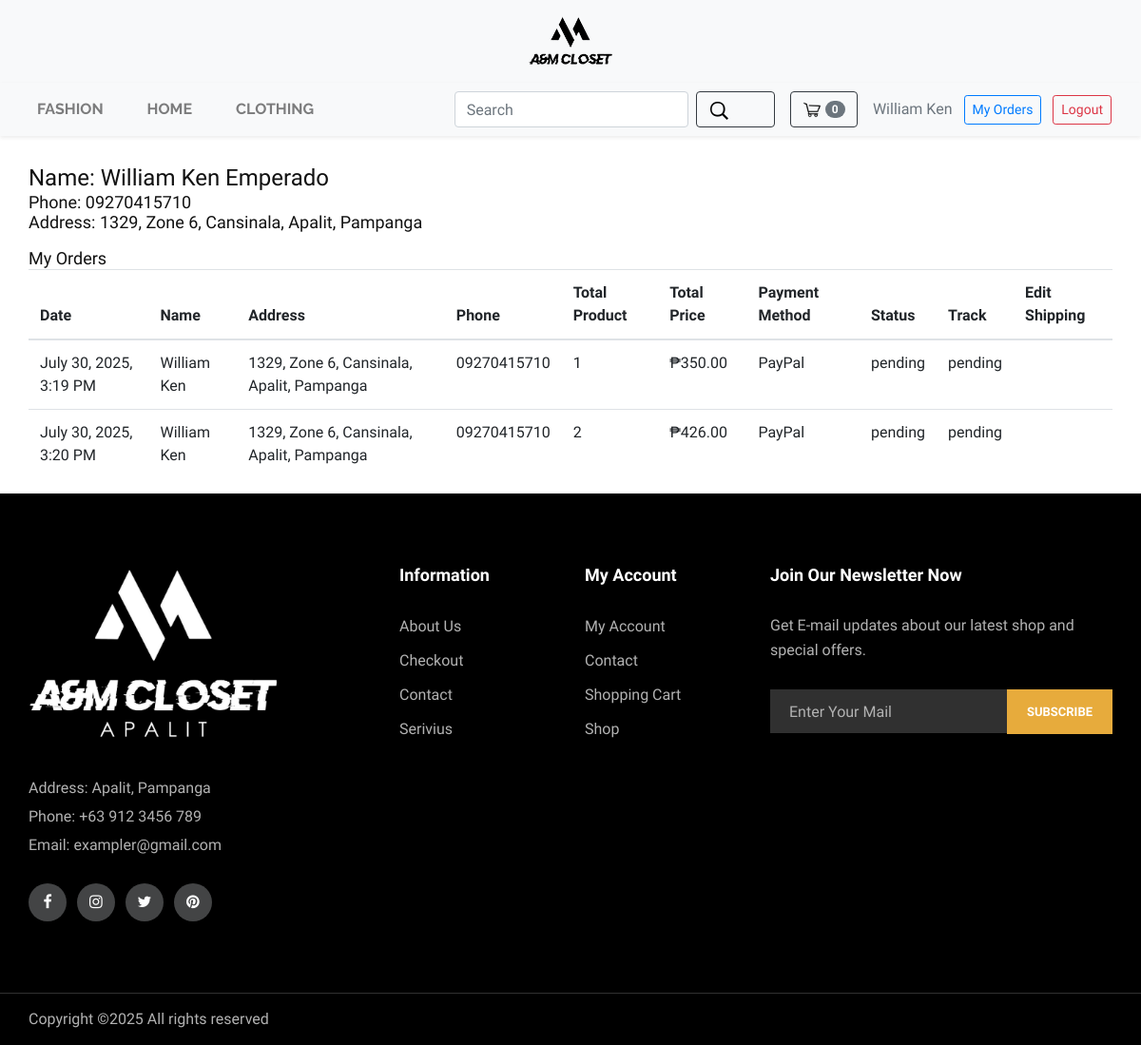
Page /profile.php (signed in) on the earlier database version.
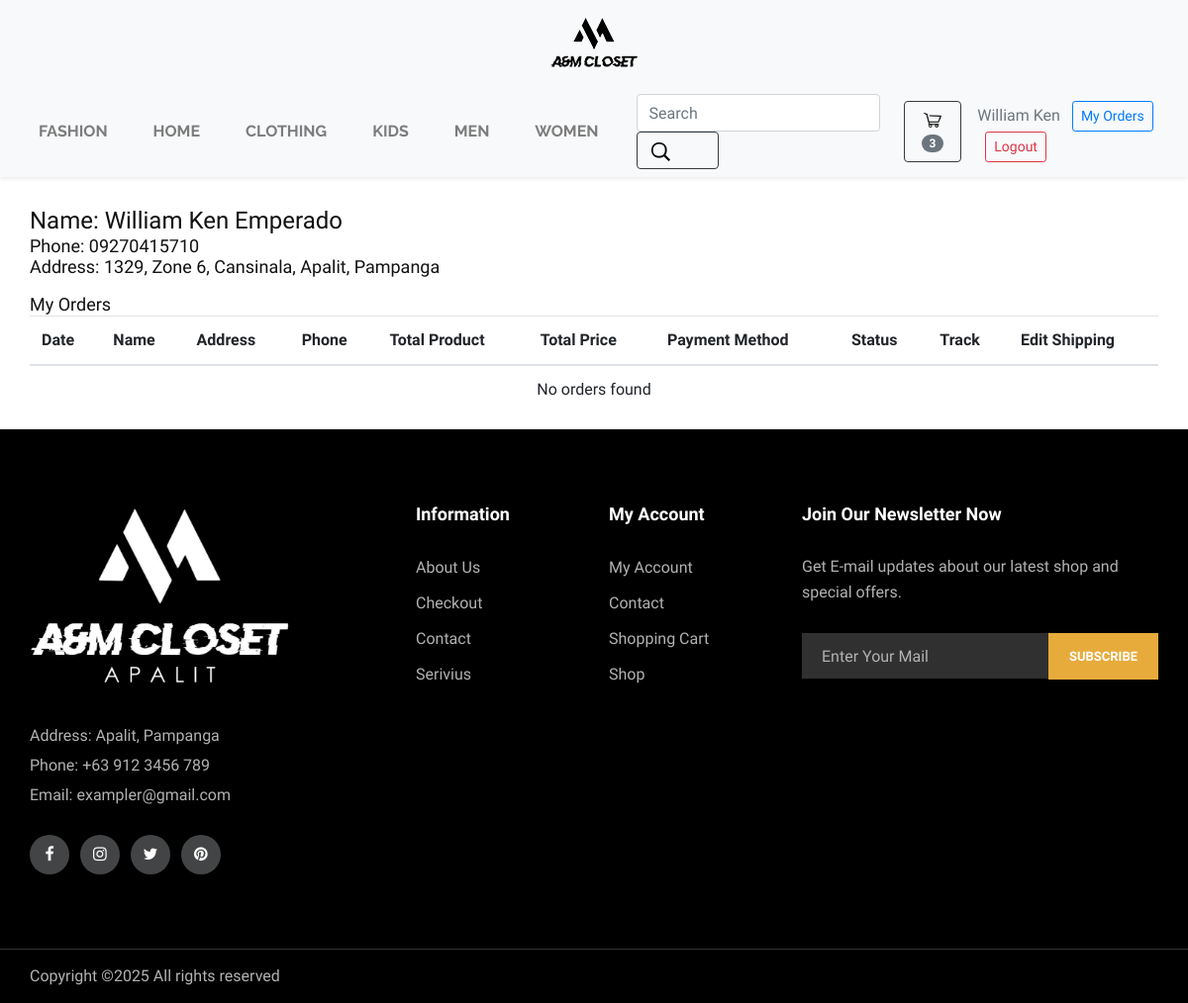
Same page on the later database version.
### tables this page shows
CREATE TABLE `users` (
  `id` int(100) NOT NULL,
  `f_name` varchar(100) NOT NULL,
  `l_name` varchar(100) NOT NULL,
  `email` varchar(100) NOT NULL,
  `phone` varchar(20) NOT NULL,
  `pass` varchar(255) NOT NULL,
  `zone` varchar(100) DEFAULT NULL,
  `street` varchar(150) NOT NULL,
  `barangay` varchar(100) DEFAULT NULL,
  `city` varchar(100) DEFAULT NULL,
  `province` varchar(100) DEFAULT NULL,
  `region` varchar(100) DEFAULT NULL
);

CREATE TABLE `orders` (
  `id` int(100) NOT NULL,
  `userid` int(100) NOT NULL,
  `name` varchar(100) NOT NULL,
  `address` varchar(100) NOT NULL,
  `phone` int(100) DEFAULT NULL,
  `mobnumber` varchar(15) DEFAULT NULL,
  `payment_method` varchar(50) NOT NULL,
  `txid` varchar(100) NOT NULL,
  `totalproduct` varchar(100) NOT NULL,
  `totalprice` int(100) NOT NULL,
  `status` varchar(100) DEFAULT NULL,
  `created_at` timestamp(6) NOT NULL DEFAULT current_timestamp(6)
);

### profile.php (the view, shortened to what this page needs)
<?php
include 'header.php';
include 'lib/connection.php';
$k = $_SESSION['userid'];
$sql = "SELECT * FROM orders WHERE userid='$k'";
$result = $conn->query($sql);
?>
<!DOCTYPE html>
<html lang="en">
<head>
    <link rel="stylesheet" href="css/pending_orders.css">
</head>
<body>
<div class="container pendingbody">
  <?php
    $user_info = mysqli_query($conn, "SELECT f_name, l_name, street, zone, province, city, barangay, phone FROM users WHERE id='$k'");
    $user_row = mysqli_fetch_assoc($user_info);
    $user_name = isset($user_row['f_name']) ? $user_row['f_name'] : (isset($_SESSION['username']) ? $_SESSION['username'] : '');
    $user_lname = isset($user_row['l_name']) ? $user_row['l_name'] : '';
    $user_address = '';
    if ($user_row) {
        $address_parts = array();
        if (!empty($user_row['street'])) $address_parts[] = $user_row['street'];
        if (!empty($user_row['zone'])) $address_parts[] = 'Zone ' . $user_row['zone'];
        if (!empty($user_row['barangay'])) $address_parts[] = $user_row['barangay'];
        if (!empty($user_row['city'])) $address_parts[] = $user_row['city'];
        if (!empty($user_row['province'])) $address_parts[] = $user_row['province'];
        $user_address = implode(', ', $address_parts);
    }
  ?>
  <div class="mb-3">
    <h4>Name: <?php echo htmlspecialchars($user_name . ' ' . $user_lname); ?></h4>
    <h5>Phone: <?php echo htmlspecialchars($user_row['phone'] ?? 'N/A'); ?></h5>
    <h5>Address: <?php echo htmlspecialchars($user_address); ?></h5>
  </div>
  <h5>My Orders</h5>
  <table class="table">
    <thead>
      <tr>
        <th scope="col">Date</th>
        <th scope="col">Name</th>
        <th scope="col">Address</th>
        <th scope="col">Phone</th>
        <th scope="col">Total Product</th>
        <th scope="col">Total Price</th>
        <th scope="col">Payment Method</th>
        <th scope="col">Status</th>
        <th scope="col">Track</th>
        <th scope="col">Edit Shipping</th>
      </tr>
    </thead>
    <tbody>
    <?php
    if (mysqli_num_rows($result) > 0) {
        while ($row = mysqli_fetch_assoc($result)) {
            ?>
            <tr>
              <td>
                <?php
                if (!empty($row["created_at"])) {
                  $date = new DateTime($row["created_at"]);
                  $date->setTimezone(new DateTimeZone('Asia/Manila'));
                  echo $date->format("F j, Y, g:i A");
                } else {
                  echo "N/A";
                }
                ?>
              </td>
              <td><?php echo htmlspecialchars($row["name"]); ?></td>
              <td><?php echo htmlspecialchars($row["address"]); ?></td>
              <td>
                <?php
                  $phone = $row["phone"];
                  if (preg_match('/^[0-9]+$/', $phone) && strlen($phone) >= 7 && strlen($phone) <= 15) {
                    echo htmlspecialchars($phone);
                  } elseif (!empty($row["mobnumber"])) {
                    echo htmlspecialchars($row["mobnumber"]);
                  } else {
                    echo "N/A";
                  }
                ?>
              </td>
              <td>
                <?php
                  $products = explode(',', $row["totalproduct"]);
                  $total_quantity = 0;
                  foreach ($products as $prod) {
                    if (preg_match('/\((\d+)\)/', $prod, $matches)) {
                      $total_quantity += (int)$matches[1];
                    }
                  }
                  echo htmlspecialchars($total_quantity);
                ?>
              </td>
              <td><?php echo "₱" . number_format($row["totalprice"], 2); ?></td>
              <td><?php echo htmlspecialchars($row["payment_method"]); ?></td>
              <td><?php echo htmlspecialchars($row["status"]); ?></td>
              <td>
                <?php
                  if ($row["status"] == "Pending") {
                    echo "<span class='badge badge-warning'>Order is being processed</span>";
                  } elseif ($row["status"] == "Confirmed") {
                    echo "<span class='badge badge-info'>Order confirmed</span>";
                  } elseif ($row["status"] == "Delivered") {
                    echo "<span class='badge badge-success'>Delivered</span>";
                  } elseif ($row["status"] == "Cancel") {
                    echo "<span class='badge badge-danger'>Cancelled</span>";
                  } else {
                    echo htmlspecialchars($row["status"]);
                  }
                ?>
              </td>
              <td>
              </td>
            </tr>
            <?php
        }
    } else {
        echo "<tr><td colspan='10' class='text-center'>No orders found</td></tr>";
    }
    ?>
    </tbody>
  </table>
</div>
</body>
</html>
<?php
include 'footer/footer.php';
?>

### header.php (shortened to what this page needs)
<?php
  include "lib/connection.php";
  $result = null;
  if (isset($_SESSION['userid'])) {
      $id = $_SESSION['userid'];
      $sql = "SELECT * FROM cart WHERE userid='$id'";
      $result = $conn->query($sql);
  }
  $total = 0;
  if ($result && mysqli_num_rows($result) > 0) {
      while ($row = mysqli_fetch_assoc($result)) {
          $total++;
      }
  }
?>
<!DOCTYPE html>
<html lang="en">
<head>
    <link rel="stylesheet" href="css/bootstrap.min.css" >
    <link href="css/css2.css?family=Raleway:wght@700&display=swap" rel="stylesheet">
    <link rel="stylesheet" href="css/style.css">
    <link rel="stylesheet" href="css/responsive.css">
</head>
<body>
<header class="bg-light py-3">
    <div class="container text-center">
        <a href="index.php">
            <img src="img/Vogue_processed.png" alt="Fashion Logo" class="img-fluid" style="max-width: 250px;">
        </a>
    </div>
</header>
<nav class="navbar navbar-expand-lg navbar-light bg-light shadow-sm">
    <div class="container">
        <div class="collapse navbar-collapse" id="navbarNav">
            <ul class="navbar-nav mr-auto">
                <li class="nav-item"><a class="nav-link" href="index.php">Fashion</a></li>
                <li class="nav-item"><a class="nav-link" href="index.php">Home</a></li>
                <li class="nav-item"><a class="nav-link" href="Clothing.php">Clothing</a></li>
                <?php
                $tags_sql = "SELECT DISTINCT tags FROM product WHERE tags != '' AND tags IS NOT NULL ORDER BY tags";
                $tags_result = mysqli_query($conn, $tags_sql);
                if ($tags_result && mysqli_num_rows($tags_result) > 0) {
                    while ($tag_row = mysqli_fetch_assoc($tags_result)) {
                        $tag = $tag_row['tags'];
                        $display_name = ($tag == 'Kid') ? 'Kids' : $tag;
                        echo '<li class="nav-item"><a class="nav-link" href="Others.php?tags=' . urlencode($tag) . '">' . htmlspecialchars($display_name) . '</a></li>';
                    }
                }
                ?>
            </ul>
            <form class="form-inline my-2 my-lg-0" action="search.php" method="post">
                <input class="form-control mr-sm-2" type="search" placeholder="Search" aria-label="Search" name="name">
                <button class="btn btn-outline-dark my-2 my-sm-0" type="submit">
                    <img src="img/search.png" alt="Search">
                </button>
            </form>
            <?php if (isset($_SESSION['userid'])): ?>
                <a class="btn btn-outline-dark ml-3" href="cart.php">
                    <img src="img/cart.png" alt="Cart" style="width: 20px;">
                    <span class="badge badge-pill badge-secondary"><?php echo $total; ?></span>
                </a>
            <?php endif; ?>
            <div class="ml-3">
                <?php if (isset($_SESSION['auth']) && $_SESSION['auth'] == 1): ?>
                    <span class="text-muted"><?php echo $_SESSION['username']; ?></span>
                    <a class="btn btn-outline-primary btn-sm ml-2" href="profile.php">My Orders</a>
                    <a class="btn btn-outline-danger btn-sm ml-2" href="logout.php">Logout</a>
                <?php else: ?>
                    <a class="btn btn-outline-primary btn-sm" href="login.php">Login</a>
                    <a class="btn btn-outline-success btn-sm ml-2" href="Register.php">Signup</a>
                <?php endif; ?>
            </div>
        </div>
    </div>
</nav>
</body>
</html>

### footer/footer.php (shortened to what this page needs)
<!DOCTYPE html>
<html lang="zxx">
<head>
    <link rel="stylesheet" href="footer/css/bootstrap.min.css" type="text/css">
    <link rel="stylesheet" href="footer/css/font-awesome.min.css" type="text/css">
    <link rel="stylesheet" href="footer/css/themify-icons.css" type="text/css">
    <link rel="stylesheet" href="footer/css/elegant-icons.css" type="text/css">
    <link rel="stylesheet" href="footer/css/owl.carousel.min.css" type="text/css">
    <link rel="stylesheet" href="footer/css/nice-select.css" type="text/css">
    <link rel="stylesheet" href="footer/css/jquery-ui.min.css" type="text/css">
    <link rel="stylesheet" href="footer/css/slicknav.min.css" type="text/css">
    <link rel="stylesheet" href="footer/css/style.css" type="text/css">
</head>
<body>
    <footer class="footer-section">
        <div class="container">
            <div class="row">
                <div class="col-lg-3">
                    <div class="footer-left">
                        <div class="footer-logo">
                            <a href="#"><img src="img/amLogo.jpg" alt=""></a>
                        </div>
                        <ul>
                            <li>Address: Apalit, Pampanga</li>
                            <li>Phone: +63 912 3456 789</li>
                            <li>Email: exampler@gmail.com</li>
                        </ul>
                        <div class="footer-social">
                            <a href="#"><i class="fa fa-facebook"></i></a>
                            <a href="#"><i class="fa fa-instagram"></i></a>
                            <a href="#"><i class="fa fa-twitter"></i></a>
                            <a href="#"><i class="fa fa-pinterest"></i></a>
                        </div>
                    </div>
                </div>
                <div class="col-lg-2 offset-lg-1">
                    <div class="footer-widget">
                        <h5>Information</h5>
                        <ul>
                            <li>                            <li><a href="blog-details.php">About Us</a></li>
</li>
                            <li>                            <li><a href="check-out.php">Checkout</a></li>
</li>
                            <li><a href="contact.php">Contact</a></li>
                            <li><a href="#">Serivius</a></li>
                        </ul>
                    </div>
                </div>
                <div class="col-lg-2">
                    <div class="footer-widget">
                        <h5>My Account</h5>
                        <ul>
                               <li><a href="myAccount.php">My Account</a></li>
                            <li><a href="contact.php">Contact</a></li>
                            <li><a href="shopping-cart.php">Shopping Cart</a></li>
                            <li>                            <li><a href="shop.php">Shop</a></li></li>
                        </ul>
                    </div>
                </div>
                <div class="col-lg-4">
                    <div class="newslatter-item">
                        <h5>Join Our Newsletter Now</h5>
                        <p>Get E-mail updates about our latest shop and special offers.</p>
                        <form action="#" class="subscribe-form">
                            <input type="text" placeholder="Enter Your Mail">
                            <button type="button">Subscribe</button>
                        </form>
                    </div>
                </div>
            </div>
        </div>
        <div class="copyright-reserved">
            <div class="container">
                <div class="row">
                    <div class="col-lg-12">
                        <div class="copyright-text">
Copyright &copy;<script>document.write(new Date().getFullYear());</script> All rights reserved
                        </div>
                    </div>
                </div>
            </div>
        </div>
</footer>
</body>
</html>

### css/style.css (style rules this page uses)
.form-inline.my-2.my-lg-0 img { padding-right: 35px; }
.nav-item { padding-right: 30px; font-family: "Raleway", sans-serif; text-transform: uppercase; }
.navbar-light .navbar-nav .nav-link { color: rgb(0, 0, 0); }
.topsell-head img, h3, p { padding-bottom: 13px; }
.btn-sm { font-size: 12px; padding: 5px 10px; }

### admin/css/pending_orders.css (style rules this page uses)
.pendingbody { padding-top: 30px; }

### footer/css/style.css (style rules this page uses)
html, body { height: 100%; font-family: "Muli", sans-serif; -webkit-font-smoothing: antialiased; font-smoothing: antialiased; }
h1, h2, h3, h4, h5, h6 { margin: 0; color: #111111; font-weight: 400; font-family: "Muli", sans-serif; }
h4 { font-size: 24px; }
h5 { font-size: 18px; }
p { font-size: 16px; font-family: "Muli", sans-serif; color: #636363; font-weight: 400; line-height: 26px; margin: 0 0 15px 0; }
img { max-width: 100%; }
ul, ol { padding: 0; margin: 0; }
.nav-item { display: -webkit-box; display: -ms-flexbox; display: flex; }
.footer-section { background: #000000; padding-top: 75px; }
.footer-left { margin-bottom: 30px; }
.footer-left .footer-logo { margin-bottom: 24px; }
.footer-left .footer-logo a { display: inline-block; }
.footer-left ul li { list-style: none; color: #b2b2b2; font-size: 16px; line-height: 30px; }
.footer-left .footer-social { padding-top: 25px; }
.footer-left .footer-social a { display: inline-block; height: 40px; width: 40px; background: #434445; color: #ffffff; text-align: center; line-height: 40px; border-radius: 50%; margin-right: 7px; position: relative; z-index: 1; }
.footer-left .footer-social a:before { position: absolute; left: 0; top: 0; height: 100%; width: 100%; background: #e7ab3c; content: ""; border-radius: 50%; opacity: 0; -webkit-transition: all 0.3s; -webkit-transition: 0.3s; -o-transition: 0.3s; transition: 0.3s; z-index: -1; }
.footer-widget { margin-bottom: 30px; }
.footer-widget h5 { color: #ffffff; font-weight: 700; margin-bottom: 26px; }
.footer-widget ul li { list-style: none; }
.footer-widget ul li a { line-height: 36px; font-size: 16px; color: #b2b2b2; }
.newslatter-item h5 { color: #ffffff; font-weight: 700; margin-bottom: 30px; }
.newslatter-item p { color: #b2b2b2; line-height: 26px; }
.newslatter-item .subscribe-form { position: relative; }
.newslatter-item .subscribe-form input { color: #b2b2b2; background: #303030; width: 100%; height: 46px; font-size: 16px; border: none; padding-left: 20px; }
.newslatter-item .subscribe-form input::placeholder { color: #b2b2b2; }
.newslatter-item .subscribe-form button { display: inline-block; color: #ffffff; background: #e7ab3c; font-size: 13px; font-weight: 700; text-transform: uppercase; border: 1px solid #e7ab3c; position: absolute; right: 0; top: 0; padding: 13px 20px 12px; cursor: pointer; }
.copyright-reserved { border-top: 1px solid #303030; padding: 15px 0; margin-top: 45px; }
.copyright-reserved .copyright-text { float: left; font-size: 16px; color: #b2b2b2; }
@media only screen and (min-width: 1200px) { .container { max-width: 1170px; } }

Differences in the rows shown:
removed orders: created_at "July 30, 2025, 3:19 PM", name "William Ken", address "1329, Zone 6, Cansinala, Apalit, Pampanga", mobnumber "09270415710", total_quantity "1", totalprice "350.00", payment_method "PayPal", status "pending"
removed orders: created_at "July 30, 2025, 3:20 PM", name "William Ken", address "1329, Zone 6, Cansinala, Apalit, Pampanga", mobnumber "09270415710", total_quantity "2", totalprice "426.00", payment_method "PayPal", status "pending"
Other differences:
$total: "0" → "3"
new list line: "KIDS"
new list line: "MEN"
new list line: "WOMEN"
text now shown: "No orders found"
